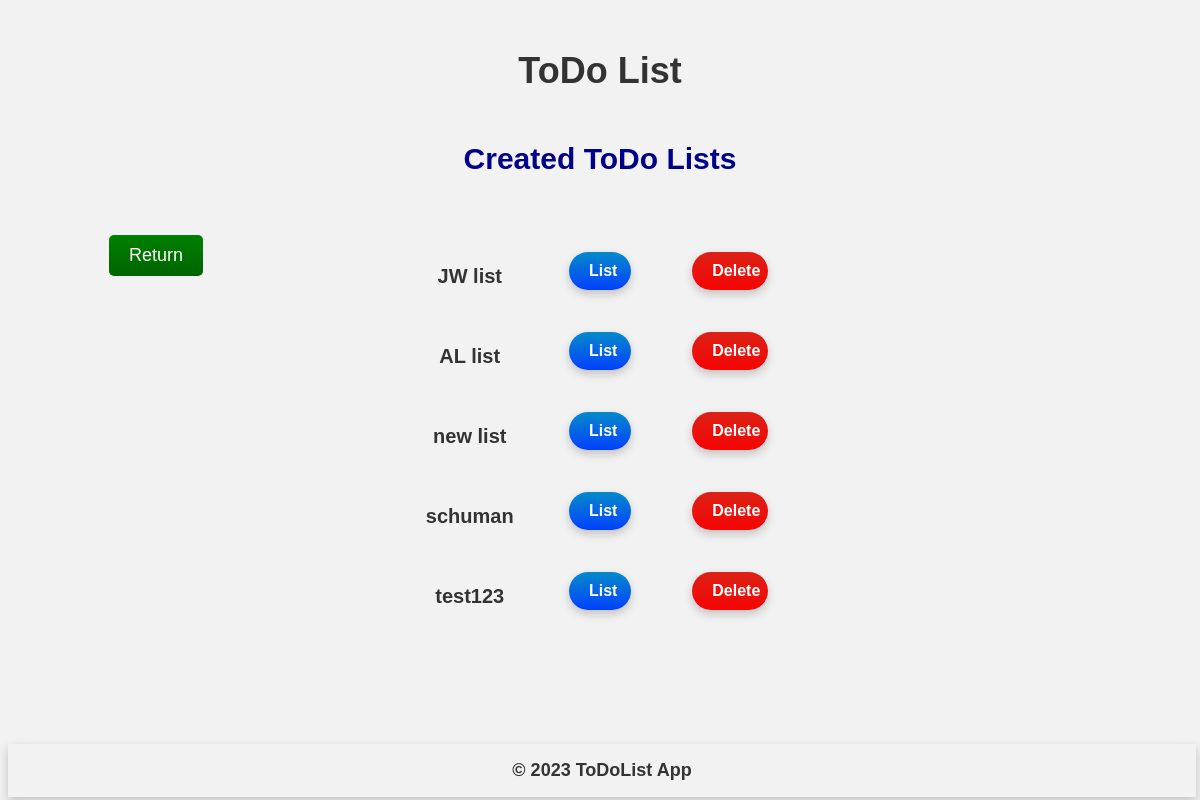
Before: /lists/ with the older database file.
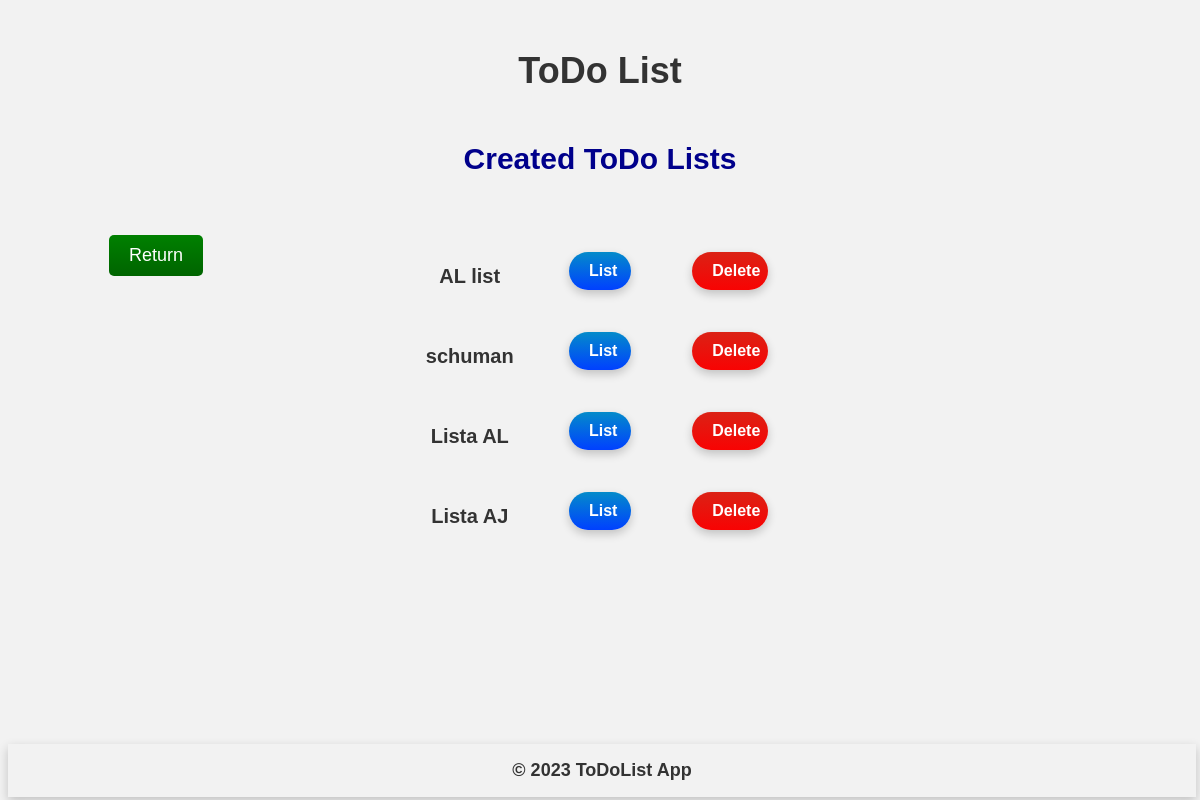
After: the same page with the newer database file.
### main/models.py (models this page shows, shortened)
class ToDoList(models.Model):
    name = models.CharField(max_length=200)

### main/views.py (the view)
# urls.py: path("lists/",views.lists,name="lists"),
def lists(response):
    lists = ToDoList.objects.all()
    return render(response,"main/lists.html",{"lists":lists})

### main/templates/main/lists.html (shortened to what this page needs)
{% extends 'main/base.html' %}
{% load static %}
{% block head %}
<link rel="stylesheet" href="{% static 'lists.css' %}">
{% endblock %}
{% block navbar %}
<div class="navbar-title">ToDo List</div>
<div class="navbar-phrase-create_list">
    Created ToDo Lists
</div>
{% endblock %}
{% block left-side-content %}
    <form method="post" action="/home/">
        <button type="submit" class = "btn2">
            Return
        </button>
    </form>
{% endblock %}
{% block middle-side-content %}
    <table>
        {% for list in lists %}
        <tbody>
            <tr>
                <td class = "list_name">{{list.name}}</td>
                <td><form method="get" action="/list/{{list.name}}/">
                    <button type="submit" class = "btn4">
                        List
                    </button>
                </form></td>
                <td><form method="post" action="/list/{{list.name}}/delete/">
                    <button type="submit" class = "btn3">
                        Delete
                    </button>
                </form></td>
            </tr>
        </tbody>
    {% endfor %}
    </table>
{% endblock %}

Changed rows visible on the page:
removed ToDoList: name "JW list"
removed ToDoList: name "new list"
removed ToDoList: name "test123"
added ToDoList: name "Lista AL"
added ToDoList: name "Lista AJ"
